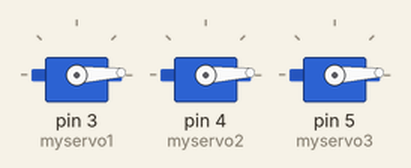
The sketch below on a simulated Arduino Uno, built with avr-gcc and run on an emulated ATmega328P. Parts: 3 × servo.

Above: at 0.05 s.
At 0.7 s:
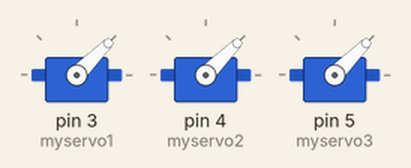
At 1.35 s:
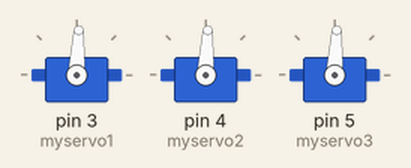
At 2.65 s:
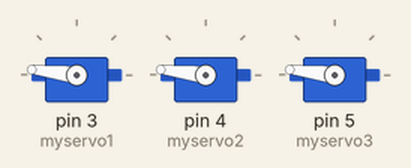
At 3.95 s:
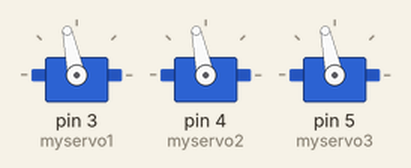
At 5.25 s:
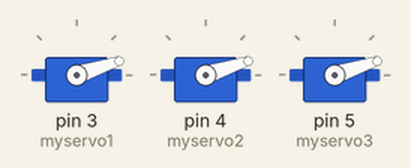
Timing chart, 0 to 7.2 s (numbered marks = the images above):
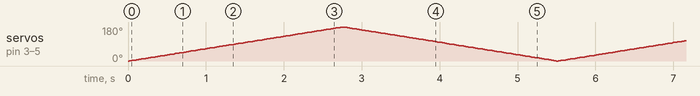

The sketch:

Vladimir.G.ino
```cpp
//Author: Vladimir-G 20/11/24 - ../12/24

#include <Servo.h> // library

Servo myservo1; // asign name
Servo myservo2;
Servo myservo3;

int pos = 0; // starting position

void setup()
{
  servosetup();
}

//change void loop to be measured when to move servo motors by read measurement of ultrasonic sensor

void loop()
{
  servorun();
}
```

vladimir.g_functions.ino
```cpp
void servosetup() {
  myservo1.attach(3);
  myservo2.attach(4);
  myservo3.attach(5); // asign pins
}

void servorun() {
  for (pos = 0; pos <= 180; pos += 1) // change in position
  {
    myservo1.write(pos);
    myservo2.write(pos);
    myservo3.write(pos);

    delay(15); // wait 15 milliseconds
  }
  for (pos = 180; pos >= 0; pos -= 1) // change in position with math
  {
    myservo1.write(pos);
    myservo2.write(pos);
    myservo3.write(pos);
    delay(15); // wait 15 milliseconds
  }
}
```
